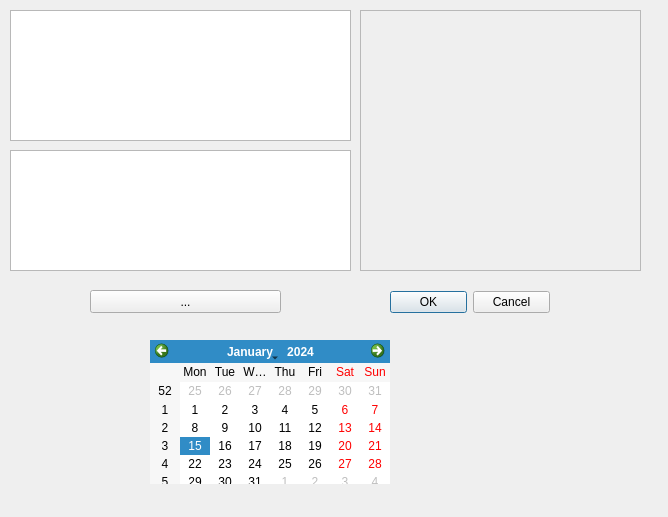
<?xml version="1.0" encoding="UTF-8"?>
<ui version="4.0">
 <class>StartScreen</class>
 <widget class="QWidget" name="StartScreen">
  <property name="geometry">
   <rect>
    <x>0</x>
    <y>0</y>
    <width>668</width>
    <height>517</height>
   </rect>
  </property>
  <property name="windowTitle">
   <string>Form</string>
  </property>
  <widget class="QGraphicsView" name="graphicsView">
   <property name="geometry">
    <rect>
     <x>10</x>
     <y>10</y>
     <width>341</width>
     <height>131</height>
    </rect>
   </property>
  </widget>
  <widget class="QScrollArea" name="scrollArea">
   <property name="geometry">
    <rect>
     <x>360</x>
     <y>10</y>
     <width>281</width>
     <height>261</height>
    </rect>
   </property>
   <property name="widgetResizable">
    <bool>true</bool>
   </property>
   <widget class="QWidget" name="scrollAreaWidgetContents">
    <property name="geometry">
     <rect>
      <x>0</x>
      <y>0</y>
      <width>277</width>
      <height>257</height>
     </rect>
    </property>
   </widget>
  </widget>
  <widget class="QToolButton" name="toolButton">
   <property name="geometry">
    <rect>
     <x>90</x>
     <y>290</y>
     <width>191</width>
     <height>23</height>
    </rect>
   </property>
   <property name="text">
    <string>...</string>
   </property>
  </widget>
  <widget class="QDialogButtonBox" name="buttonBox">
   <property name="geometry">
    <rect>
     <x>390</x>
     <y>290</y>
     <width>160</width>
     <height>24</height>
    </rect>
   </property>
   <property name="standardButtons">
    <set>QDialogButtonBox::Cancel|QDialogButtonBox::Ok</set>
   </property>
  </widget>
  <widget class="QListWidget" name="listWidget">
   <property name="geometry">
    <rect>
     <x>10</x>
     <y>150</y>
     <width>341</width>
     <height>121</height>
    </rect>
   </property>
  </widget>
  <widget class="QCalendarWidget" name="calendarWidget">
   <property name="geometry">
    <rect>
     <x>150</x>
     <y>340</y>
     <width>240</width>
     <height>144</height>
    </rect>
   </property>
  </widget>
 </widget>
 <resources/>
 <connections/>
</ui>
